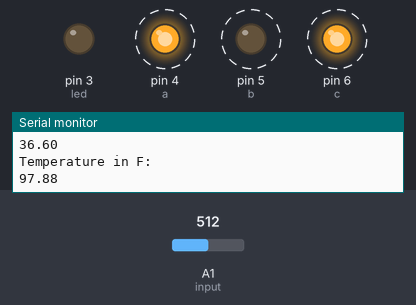
This sketch was run on a simulated Arduino Uno, built with avr-gcc and run on an emulated ATmega328P. Parts: output pins drawn as LEDs (lit = HIGH), the last lines printed to the serial monitor. Dashed ring = blinking. The test bench sets the inputs (shaded band); at power-on: A1 (input) = 512.

Above: at 1.2 s.
1.3 s: A1 (input) set to 461
At 1.47 s:
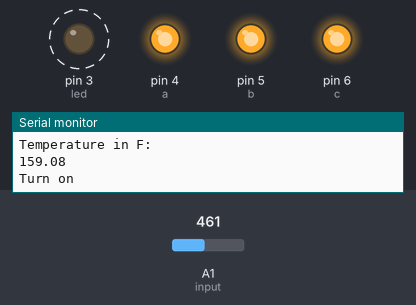
At 1.9 s:
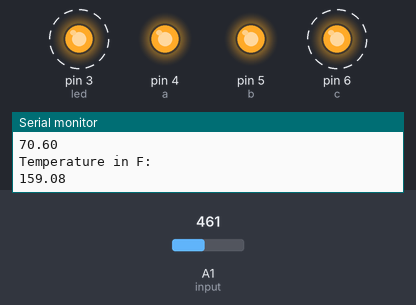
4.3 s: A1 (input) set to 435
At 5.4 s:
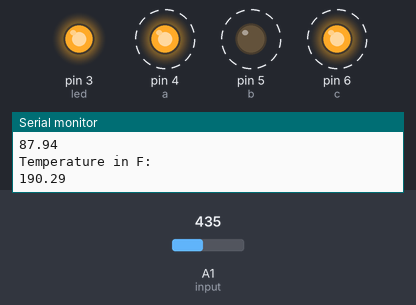
Timing chart, 0 to 13.3 s (numbered marks = the images above; inputs shaded):
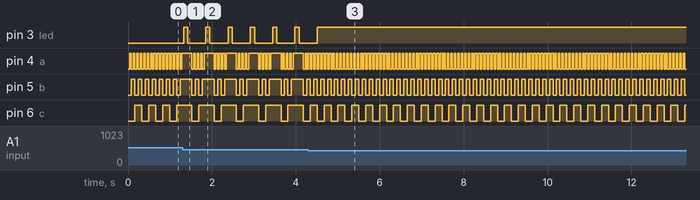

Measured:
- the behaviour switches between 477 and 476 on A1 (input) (found by bisection; images 0 and 1)
- the behaviour switches between 447 and 446 on A1 (input) (found by bisection; images 2 and 3)
- after the input at 1.3 s, pin 3 (led): alternates HIGH for 0.10 s and LOW for 0.43 s, starting at once; pin 6 (c): alternates HIGH for 0.37 s and LOW for 0.16 s, starting after 0.22 s
- after the input at 4.3 s, pin 3 (led): goes on until 4.5 s, then stays HIGH; pin 6 (c): alternates HIGH for 0.17 s and LOW for 0.16 s, starting after 0.21 s
- by itself, pin 4 (a): alternates HIGH for 0.04 s and LOW for 0.04 s
- by itself, pin 5 (b): alternates HIGH for 0.08 s and LOW for 0.08 s
- by itself, pin 6 (c): alternates HIGH for 0.17 s and LOW for 0.16 s

The sketch:

test.ino
```cpp
#include <Wire.h>


bool isFlashing = false;
bool isFlashingBad = false;
const int a = 4;
const int b = 5;
const int c = 6;
const int input = A1;
const int led = 3;
double temps[8];
double tempsF[8];

// TODO: Set a cutoff voltage under which the resistor is hotter than 60 degrees celsius.
const int CUTOFF = 0;
int reg = 0;

// for testing purposes. these all need to be chekced
int millivoltDropPerDegreeC=6;
double degreeCPerStep = -0.6667;
double restingVoltage = 533.9;


void setup() {
  // digital selection pins for the multiplexer

  pinMode(a, OUTPUT);
  pinMode(b, OUTPUT);
  pinMode(c, OUTPUT);
  pinMode(led, OUTPUT);

  Serial.begin(9600);
  Wire.begin(1);
  Wire.onReceive(receiveEvent);
  Wire.onRequest(requestEvent);
}

void receiveEvent(int numBytes){
  if (numBytes < 1) {return;}
  reg = Wire.read();
}

void requestEvent(){
  double value = temps[reg];
  Wire.write((const uint8_t*)&value, sizeof(double));
  reg = (reg + 1);
}

void loop() {
  // track the minimum voltage (highest temperature)
  double maxTemp = -1024;
  double maxTempF = -1024;
  for (int currentSelection = 0; currentSelection < 8; ++currentSelection) {

    digitalWrite(a, bitRead(currentSelection, 0));
    digitalWrite(b, bitRead(currentSelection, 1));
    digitalWrite(c, bitRead(currentSelection, 2));

    // Serial.println("current selection: ");
    // Serial.println(currentSelection);
    // Serial.println("in binary: ");
    // Serial.print(bitRead(currentSelection, 2));
    // Serial.print(bitRead(currentSelection, 1));
    // Serial.print(bitRead(currentSelection, 0));
    // Serial.print("\n");
    delay(30);

    // int from 0-1023
    int sumVoltage = 0;
    const int NUM_SAMPLES = 10;

    for (int j = 0; j < NUM_SAMPLES; j++){
      int voltage = analogRead(input);
      // Serial.println("voltage of selection: ");
      // Serial.println(voltage);
      sumVoltage += voltage;
      delay(1);
    }

    double average = sumVoltage / (float)NUM_SAMPLES;


    double temperature = 22+(degreeCPerStep*(average - restingVoltage));
    double temperatureF = (1.8*temperature) + 32;

    temps[currentSelection] = temperature;
    tempsF[currentSelection] = temperatureF;

    if (temperature > maxTemp){
      maxTemp = temperature;
      maxTempF = temperatureF;
    }
    // Serial.println(temps[currentSelection]);
  }

  Serial.println(maxTemp);
  Serial.println("Temperature in F: ");
  Serial.println(maxTempF);
  if (maxTemp > 60){
    isFlashing = true;
    isFlashingBad = false;
    if (maxTemp > 80){
      isFlashingBad = true;
    }
  } else {
    isFlashing = false;
    isFlashingBad = false;
  }

  if (isFlashingBad){
    digitalWrite(led, HIGH);
  } else if (isFlashing) {
    digitalWrite(led, HIGH);
    delay(100);
    Serial.println("Turn on");
    digitalWrite(led, LOW);
    delay(100);
    Serial.println("Turn off");
  }
}
```
